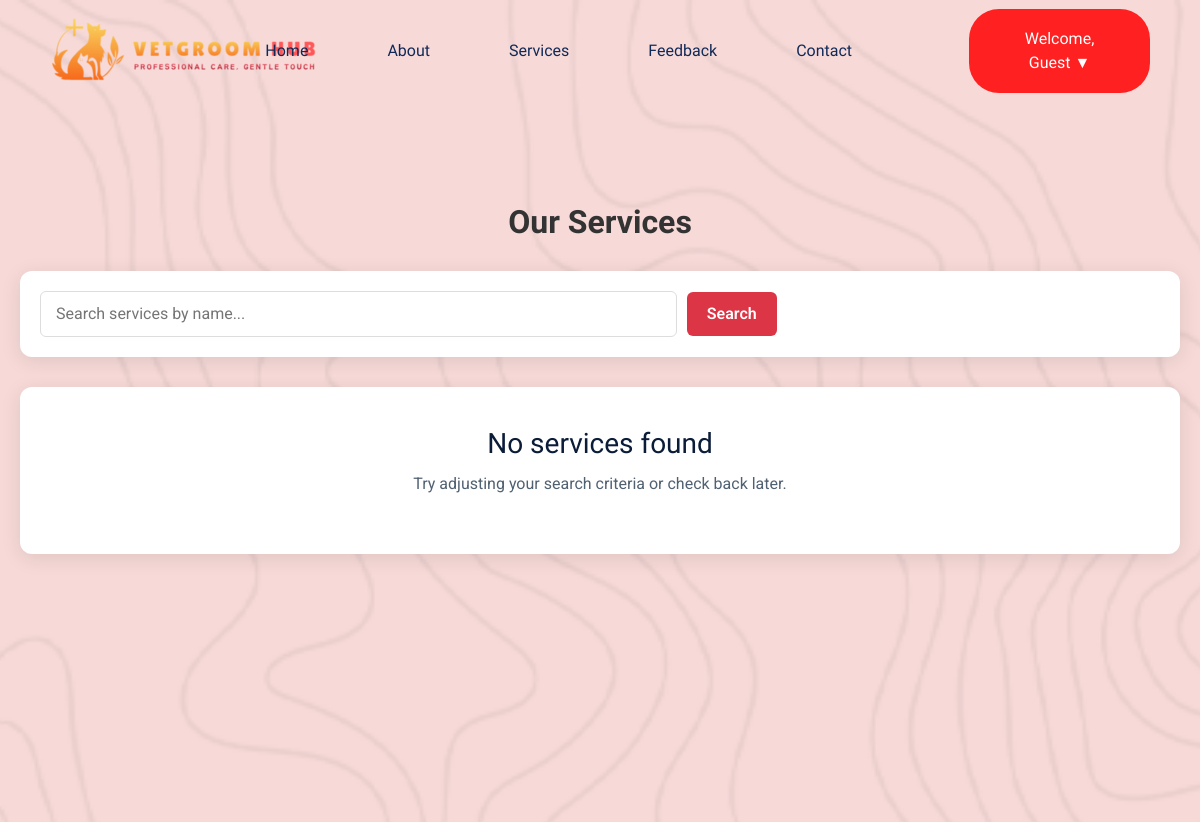
Page /viewService.php (upper part) on the earlier database version.
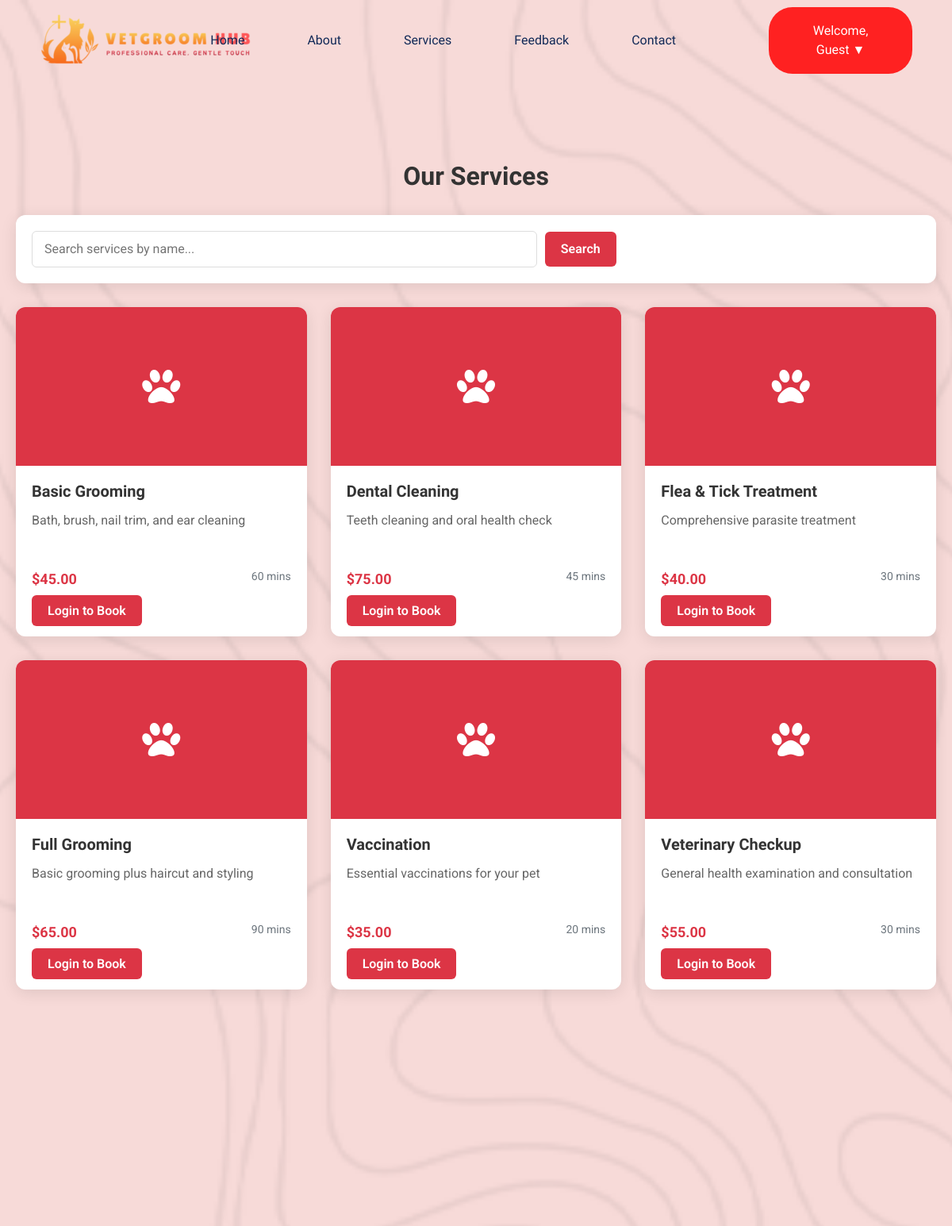
Same page on the later database version.
### tables this page shows
CREATE TABLE services (
  id int(11) NOT NULL,
  name varchar(255) NOT NULL,
  description text DEFAULT NULL,
  price decimal(10,2) NOT NULL,
  duration int(11) NOT NULL COMMENT 'Duration in minutes',
  is_active tinyint(1) DEFAULT 1
);

### viewService.php (the view, shortened to what this page needs)
<?php
$userName = isset($_SESSION['user_name']) ? $_SESSION['user_name'] : null;
$userRole = isset($_SESSION['user_role']) ? $_SESSION['user_role'] : 'guest';
$isLoggedIn = isset($_SESSION['user_name']);
$servername = "localhost";
$username = "root";
$password = "";
$dbname = "vetgroomlist";
$conn = new mysqli($servername, $username, $password, $dbname);
$search = isset($_GET['search']) ? $_GET['search'] : '';
if ($userRole == 'admin') {
    $sql = "SELECT * FROM services WHERE 1=1";
    $params = [];
    $types = "";
    if (!empty($search)) {
        $sql .= " AND (name LIKE ?)";
        $searchTerm = "%$search%";
        $params[] = $searchTerm;
        $types .= "s";
    }
    $sql .= " ORDER BY name";
    $stmt = $conn->prepare($sql);
    if (!empty($params)) {
        $stmt->bind_param($types, ...$params);
    }
} else {
    $sql = "SELECT * FROM services WHERE is_active = 1";
    $sql .= " ORDER BY name";
    $stmt = $conn->prepare($sql);
}
$stmt->execute();
$result = $stmt->get_result();
$services = $result->fetch_all(MYSQLI_ASSOC);
?>
<!doctype html>
<html class="no-js" lang="en">
<head>
    <link rel="stylesheet" href="assets/css/bootstrap.min.css">
    <link rel="stylesheet" href="assets/css/owl.carousel.min.css">
    <link rel="stylesheet" href="assets/css/slicknav.css">
    <link rel="stylesheet" href="assets/css/flaticon.css">
    <link rel="stylesheet" href="assets/css/animate.min.css">
    <link rel="stylesheet" href="assets/css/magnific-popup.css">
    <link rel="stylesheet" href="assets/css/fontawesome-all.min.css">
    <link rel="stylesheet" href="assets/css/themify-icons.css">
    <link rel="stylesheet" href="assets/css/slick.css">
    <link rel="stylesheet" href="assets/css/nice-select.css">
    <link rel="stylesheet" href="assets/css/style.css">
</head>
<body>
    <header>
        <div class="header-area header-transparent">
            <div class="main-header header-sticky">
                <div class="container-fluid">
                    <div class="row align-items-center">
                        <div class="col-xl-2 col-lg-2 col-md-1">
                            <div class="logo">
                                <a href="homepage.php"><img src="assets/img/logo/logo.png" alt="VetGroom Hub"></a>
                            </div>
                        </div>
                        <div class="col-xl-10 col-lg-10 col-md-10">
                            <div class="menu-main d-flex align-items-center justify-content-end">
                                <div class="main-menu f-right d-none d-lg-block">
                                    <nav>
                                        <ul id="navigation">
                                            <li><a href="homepage.php">Home</a></li>
                                            <li><a href="aboutUs.php">About</a></li>
                                            <li class="active"><a href="viewService.php">Services</a></li>
                                            <li class="active"><a href="feedback.php">Feedback</a></li>
                                            <li><a href="contact.php">Contact</a></li>
                                        </ul>
                                    </nav>
                                </div>
                                <div class="header-right-btn f-right d-none d-lg-block ml-30">
                                    <div class="dropdown">
                                        <a href="#" class="header-btn">
                                            <?php echo $isLoggedIn ? "Welcome, " . htmlspecialchars($userName) : "Welcome, Guest"; ?> ▼
                                        </a>
                                    </div>
                                </div>
                            </div>
                        </div>
                        <div class="col-12">
                        </div>
                    </div>
                </div>
            </div>
        </div>
    </header>
    <main class="container services-section">
        <div class="row">
            <div class="col-12">
                <h2>Our Services</h2>
                <div class="search-filter-section">
                    <div class="row">
                        <div class="col-md-8">
                            <form method="GET" action="services.php" class="search-container">
                                <input type="text" class="search-input" placeholder="Search services by name..." name="search" value="<?php echo htmlspecialchars($search); ?>">
                                <button class="search-btn" type="submit">Search</button>
                            </form>
                        </div>
                        <div class="col-md-4 text-right">
                        </div>
                    </div>
                </div>
                <div class="row">
                    <?php if (count($services) > 0): ?>
                        <?php foreach ($services as $service): ?>
                            <div class="col-lg-4 col-md-6">
                                <div class="service-card">
                                    <div class="service-image">
                                        <i class="fas fa-paw"></i>
                                    </div>
                                    <div class="service-content">
                                        <h3 class="service-title"><?php echo htmlspecialchars($service['name']); ?></h3>
                                        <p class="service-description"><?php echo htmlspecialchars($service['description']); ?></p>
                                        <div class="service-details">
                                            <span class="service-price">$<?php echo number_format($service['price'], 2); ?></span>
                                            <span class="service-duration"><?php echo $service['duration']; ?> mins</span>
                                        </div>
                                        <?php if ($isLoggedIn && $userRole == 'customer'): ?>
                                            <a href="bookAppointment.php?service=<?php echo $service['id']; ?>" class="btn-book">Book Now</a>
                                        <?php elseif (!$isLoggedIn): ?>
                                            <a href="signIn.php" class="btn-book">Login to Book</a>
                                        <?php endif; ?>
                                    </div>
                                </div>
                            </div>
                        <?php endforeach; ?>
                    <?php else: ?>
                        <div class="col-12">
                            <div class="no-services">
                                <h3>No services found</h3>
                                <p>Try adjusting your search criteria or check back later.</p>
                            </div>
                        </div>
                    <?php endif; ?>
                </div>
            </div>
        </div>
    </main>
    <footer>
        <div class="footer-area footer-padding">
        </div>
    </footer>
</body>
</html>

### viewService.php (style rules this page uses)
body { opacity: 0; animation: fadeInAnimation ease 1s; animation-fill-mode: forwards; background-image: url('assets/img/hero/hero2.png'); background-repeat: no-repeat; background-attachment: fixed; background-size: cover; background-position: center; }
.dropdown { position: relative; display: inline-block; }
.dropdown > .header-btn { display: inline-block; text-align: center; }
.services-section { padding: 50px 0; }
.services-section h2 { color: #333; font-weight: 700; margin-bottom: 30px; text-align: center; }
.service-card { background: #fff; border-radius: 12px; box-shadow: 0 4px 20px rgba(0,0,0,0.1); margin-bottom: 30px; transition: transform 0.3s ease, box-shadow 0.3s ease; overflow: hidden; }
.service-image { height: 200px; background-color: #dc3545; display: flex; align-items: center; justify-content: center; color: white; font-size: 48px; }
.service-content { padding: 20px; }
.service-title { font-size: 20px; font-weight: 700; margin-bottom: 10px; color: #333; }
.service-description { color: #666; margin-bottom: 15px; min-height: 60px; }
.service-details { display: flex; justify-content: space-between; margin-bottom: 15px; }
.service-price { font-weight: 700; color: #dc3545; font-size: 18px; }
.service-duration { color: #6c757d; font-size: 14px; }
.btn-book { background-color: #dc3545; border: none; padding: 10px 20px; border-radius: 6px; color: white; font-weight: 600; width: 100%; transition: background-color 0.3s; }
.search-filter-section { background: #fff; padding: 20px; border-radius: 12px; box-shadow: 0 4px 20px rgba(0,0,0,0.1); margin-bottom: 30px; }
.search-container { display: flex; gap: 10px; align-items: center; }
.search-input { flex: 1; padding: 10px 15px; border: 1px solid #ddd; border-radius: 6px; font-size: 16px; }
.search-btn { padding: 10px 20px; background-color: #dc3545; color: white; border: none; border-radius: 6px; cursor: pointer; font-weight: 600; transition: background-color 0.3s; }
.header-area { position: relative; }
.main-header { padding: 10px 0; }
.menu-main { gap: 30px; }
.main-menu { margin-right: 20px; }
.main-menu ul { display: flex; gap: 25px; list-style: none; margin: 0; padding: 0; align-items: center; }
.main-menu a { color: white; text-decoration: none; font-weight: 500; transition: color 0.3s; padding: 8px 12px; border-radius: 4px; transition: background-color 0.3s; }
.container-fluid { padding: 0 20px; }
.services-section { padding: 20px; max-width: 1200px; margin: 80px auto; }
.no-services { text-align: center; padding: 40px; background: #fff; border-radius: 12px; box-shadow: 0 4px 20px rgba(0,0,0,0.1); }

Differences in the rows shown:
added services: name "Basic Grooming", description "Bath, brush, nail trim, and ear cleaning", price "45.00", duration "60"
added services: name "Dental Cleaning", description "Teeth cleaning and oral health check", price "75.00", duration "45"
added services: name "Flea & Tick Treatment", description "Comprehensive parasite treatment", price "40.00", duration "30"
added services: name "Full Grooming", description "Basic grooming plus haircut and styling", price "65.00", duration "90"
added services: name "Vaccination", description "Essential vaccinations for your pet", price "35.00", duration "20"
added services: name "Veterinary Checkup", description "General health examination and consultation", price "55.00", duration "30"
Other differences:
text no longer shown: "No services found Try adjusting your search criteria or check back later."
